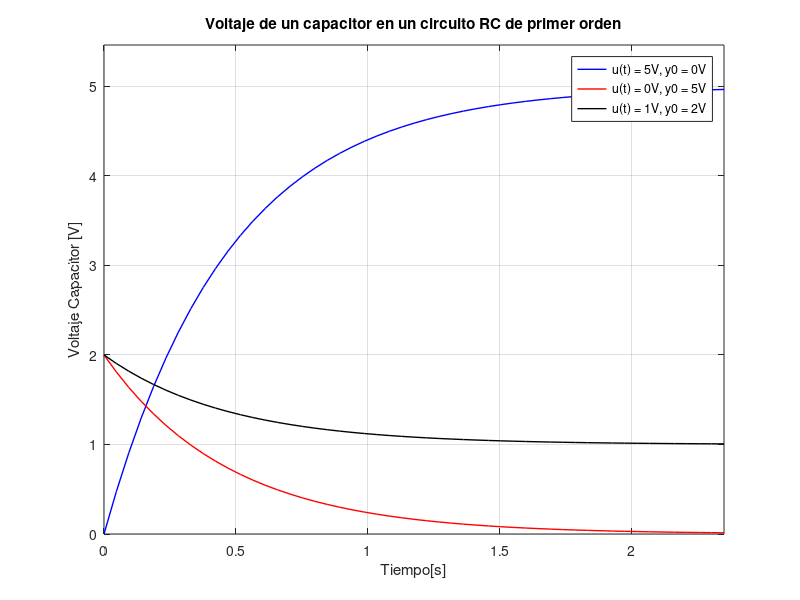

The MATLAB script that drew this image: (Note: this script raises an error after producing the figure.)
%Programa para modelado de voltaje de un capacitor de un circuito RC
close all; clear; clc;

%Cond. inicial para simulink
y0 = 2;

%Valores del circuito
R = 47e3;
C = 10e-6;
tau = R*C;
alpha = (-1)/tau;
beta = 1/tau;

tfinal = 5*tau;
Ts = tau/10;
t = (0:Ts:tfinal)';

% Caso de clase con 100 kohms y 10 uF
%yt = y0 * exp(-t/tau)+1-exp(-t/tau);

%Caso a)     u(t) = 5v; y0 = 0v
yta = 5*exp(alpha*t).*(exp(-alpha*t)-1);

%Caso b)     u(t) = 0v; y0 = 5v
ytb = 2*exp(alpha*t);

%Caso c)     u(t) = 1v; y0 = 2v
ytc = 2*exp(alpha*t)+exp(alpha*t).*(exp(-alpha*t)-1);

yt_max = max(yta);

%% 
%Plot of all 

figure(1)
plot(t,yta,'b','LineWidth',1,'DisplayName','u(t) = 5V, y0 = 0V')
grid on;
title('Voltaje de un capacitor en un circuito RC de primer orden')
xlabel('Tiempo[s]')
ylabel('Voltaje Capacitor [V]')
axis ([0,tfinal,0,1.1*yt_max])
hold on

plot(t,ytb,'r','LineWidth',1,'DisplayName','u(t) = 0V, y0 = 5V')
plot(t,ytc,'k','LineWidth',1,'DisplayName','u(t) = 1V, y0 = 2V')
legend
%% Comparacion de graficas Simulink vs Solucion analitica

tsim = out.uy.Time;
yt_a = out.uy.Data(:,1);
figure(2)
plot(tsim,yt_a,'*','LineWidth',2,'DisplayName','Simulink')
grid on;
xlabel('Tiempo[s]')
ylabel('Voltaje Capacitor [V]')
title('Voltaje de un capacitor en un circuito RC (Sol. analiticia vs Simulink)')
hold on
plot(t,ytc,'r','LineWidth',1,'DisplayName','Sol. analitica')
axis ([0,tfinal,0,1.1*yt_max])
legend

